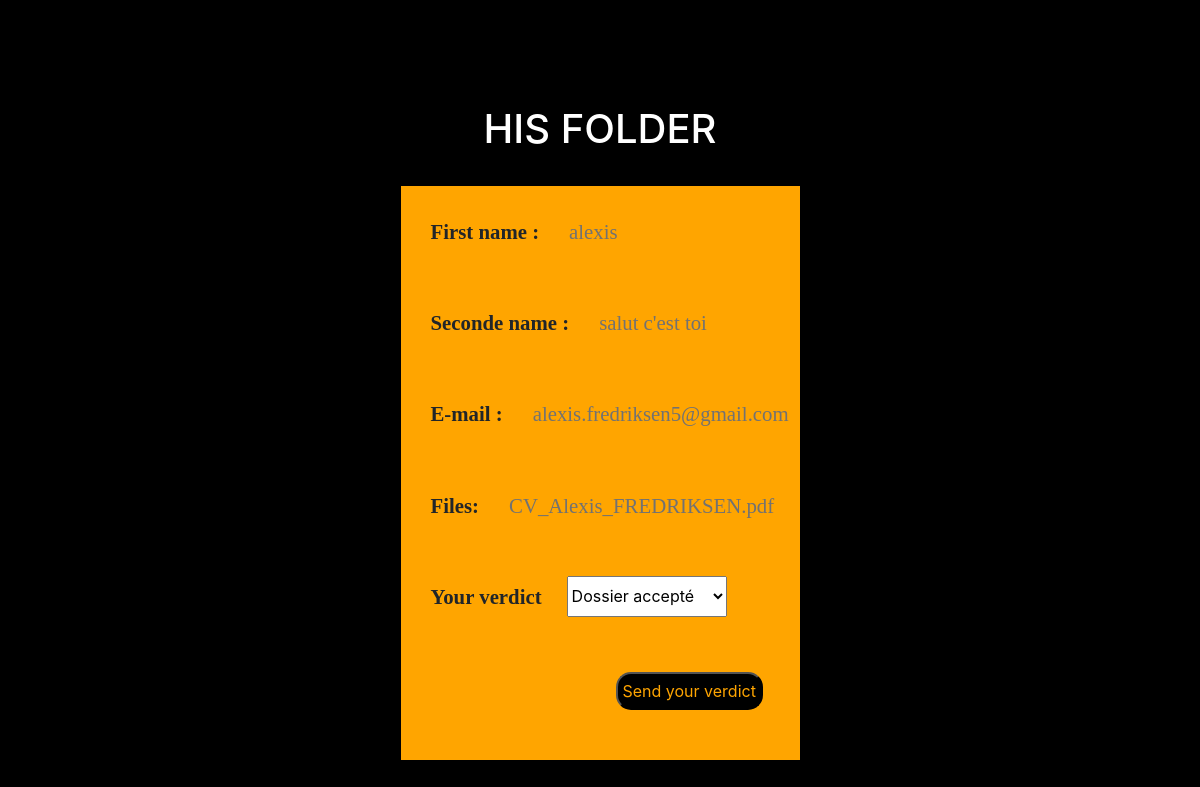
The app's page /workflow/workrep (signed in) with its own data.
### workflow/models.py (models this page shows)
class File(models.Model):
    f_name = models.CharField(max_length=30)
    s_name = models.CharField(max_length=30)
    mail = models.CharField(max_length=30)
    File = models.FileField(blank=True)
    verdict = models.CharField(max_length=30)

### workflow/views.py (the view, shortened to what this page needs)
# urls.py: path('workrep', views.workrep, name='workrep'),
@login_required(login_url='login')
def workrep(request):
    Files=File.objects.latest('id')
    contextt={'Files':Files}
    return render(request, 'workflow/workrep.html', contextt)

### templates/workflow/workrep.html (shortened to what this page needs)
{% load static %}
<!DOCTYPE html>
<html>
<head>
	<link rel="stylesheet" href="https://stackpath.bootstrapcdn.com/bootstrap/4.1.3/css/bootstrap.min.css">
	<link rel="stylesheet" href="https://use.fontawesome.com/releases/v5.6.1/css/all.css">
    <form enctype="multipart/form-data" action="" method="post">
        <div class="container contenue">
            <h1>His folder</h1>
                <div class="container-fluid formulaire">
                    <div class="row">
                        <label name="f_name" class="text" for="fname">First name :</label>
                        <p class="text1">{{ Files.f_name }}</p>
                    </div>
                    <div class="row">
                        <label name="s_name" class="text" for="sname">Seconde name :</label>
                        <p class="text1">{{ Files.s_name }}</p>
                    </div>
                    <div class="row">
                        <label name="mail" class="text" for="mail">E-mail :</label>
                        <p class="text1">{{ Files.mail }}</p>
                    </div>
                    <div class="row">
                        <label name="files" class="text" for="files">Files:</label>
                        <p class="text1">{{ Files.File }}</p>
                    </div>
                    <div class="row">
                        <label name="files" class="text" for="files">Your verdict</label>
                        <select name="verdict" id="choix">
                            <option value="Dossier accepté">Dossier accepté</option>
                        </select>
                    </div>
                    <div class="row">
                        <div class="col">
                            <input type="submit" value="Send your verdict" class="submit">
                        </div>
                    </div>
                </div>
        </div>
    </form>
</body>
</html>

### templates/workflow/workrep.html (style rules this page uses)
.contenue { margin-top: 10vh; height: 85vh; width: 50%; background-color: #e3e0e000; }
.contenue h1 { text-align: center; padding-top: 25px; padding-bottom: 25px; color: white; text-transform: uppercase; }
.formulaire { background-color: orange; width: 70%; }
.text { display: flex; float: right; font-family: 'Roboto Slab', serif; font-size: 1.3em; margin: 20px 0px 0px 150px; font-weight: 700; margin: 30px 0px 30px 30px; }
.text1 { display: flex; font-family: 'Roboto Slab', serif; font-size: 1.3em; margin: 30px 0px 30px 30px; color: rgb(114, 114, 114); }
.submit { display: flex; margin: 30px 30px 50px 200px; border-radius: 15px; padding: 5px; color: orange; background-color: black; }
#choix { padding: 0; margin: 25px; }

### records on screen
File: f_name "alexis", s_name "salut c'est toi", mail "alexis.fredriksen5@gmail.com", File "CV_Alexis_FREDRIKSEN.pdf"
